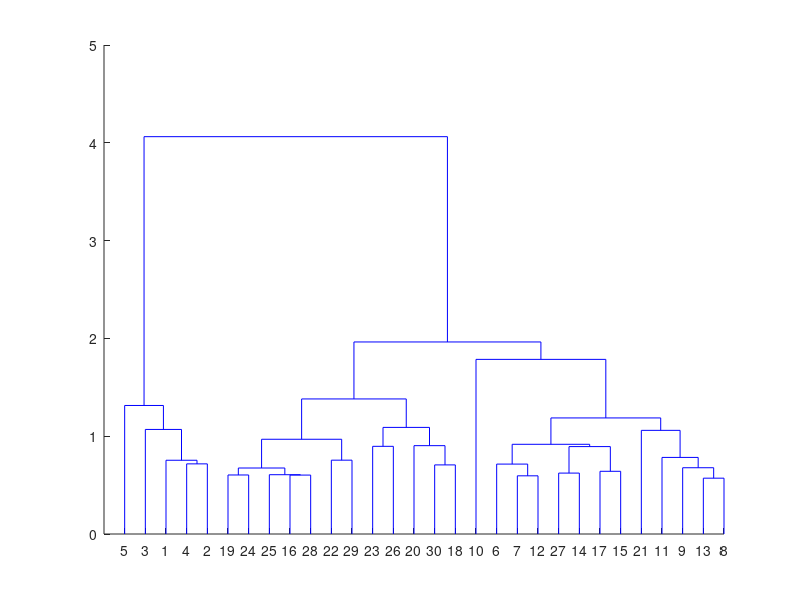

Source code (MATLAB):
function HierCluster

% load fisheriris
% % rng default;  % For reproducibility
% X = [1 2;2.5 4.5;2 2;4 1.5;...
%     4 2.5];

% Y = pdist(X);
% squareform(Y);
% makes more sense with average because we need to cluster the whole data
% Z = linkage(meas,'average','euclidean');
load fisheriris

Z = linkage(meas,'average','euclidean');
% inconsistent(Z)
T = clusterdata(meas,'criterion', 'distance', 'distance','euclidean', 'linkage','average','maxclust',3);
dendrogram(Z)

end